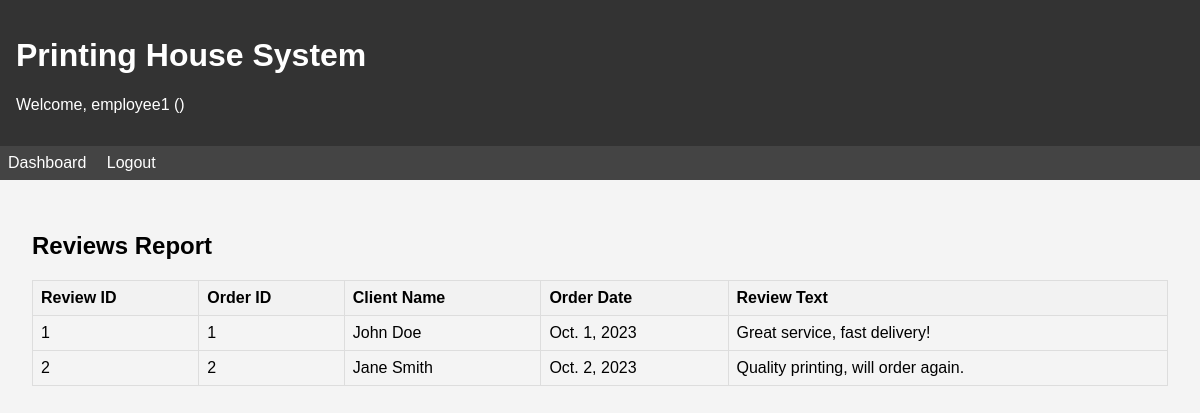
The page /reports/reviews/ (signed in) on the database as committed earlier.
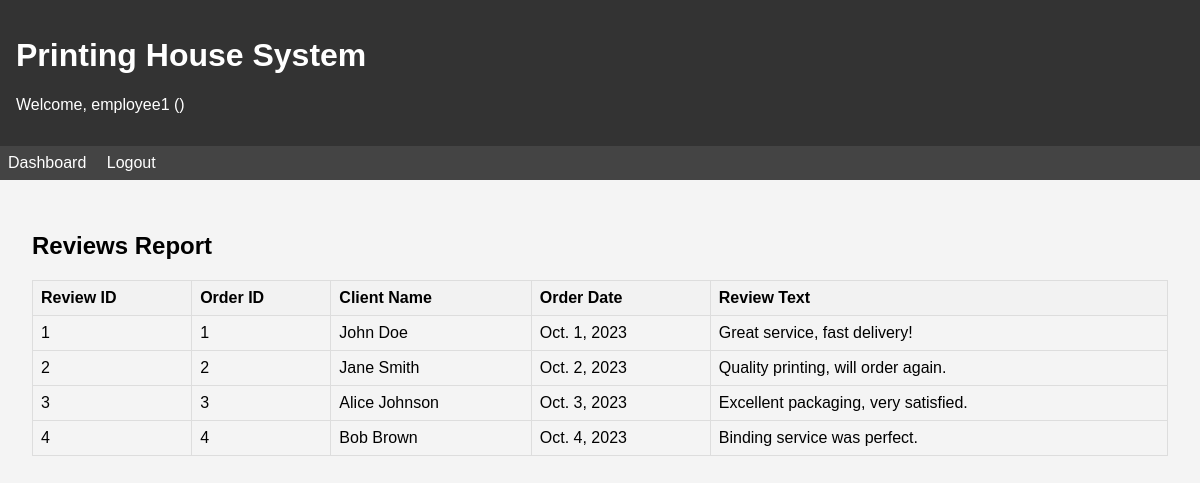
The same page on the database as committed later.
### printing_house_app/models.py (models this page shows, shortened)
class Review(models.Model):
    review_text = models.TextField()
    order = models.OneToOneField(Order, on_delete=models.CASCADE, related_name='review')

class Order(models.Model):
    client_name = models.CharField(max_length=255)
    order_date = models.DateField()
    print_date = models.DateField()
    service_package = models.CharField(max_length=255)
    quantity = models.IntegerField(validators=[MinValueValidator(1)])
    amount = models.DecimalField(max_digits=10, decimal_places=2, validators=[MinValueValidator(0)])
    address = models.TextField()
    client = models.ForeignKey(Contacts, on_delete=models.CASCADE, related_name='orders')
    service = models.ForeignKey(Service, on_delete=models.CASCADE, related_name='orders')
    premises = models.ForeignKey(Premises, on_delete=models.CASCADE, related_name='orders')

### printing_house_app/views.py (the view)
# urls.py: path('reports/reviews/', views.reviews_report, name='reviews_report'),
@login_required
def reviews_report(request):
    if not (has_role(request.user, 'manager') or has_role(request.user, 'owner')):
        messages.error(request, 'Permission denied')
        return redirect('dashboard')
    reviews = Review.objects.select_related('order').all()
    return render(request, 'printing_house_app/reviews_report.html', {'reviews': reviews})

### printing_house_app/views.py (called while the page is built)
def has_role(user, role):
    if user.is_superuser:
        return role in ['owner', 'manager']  # Superuser has owner/manager access
    if role == 'client':
        return hasattr(user, 'contact')
    elif role == 'courier' or role == 'manager':
        if hasattr(user, 'employee'):
            position = user.employee.position.lower()
            if role == 'manager' and 'manager' in position:
                return True
            elif role == 'courier' and 'courier' in position:
                return True
    elif role == 'owner':
        return user.is_superuser
    return False

### printing_house_app/templates/printing_house_app/reviews_report.html (shortened to what this page needs)
{% extends "printing_house_app/base.html" %}
{% block content %}
<h2>Reviews Report</h2>
{% if reviews %}
<table>
    <thead>
        <tr>
            <th>Review ID</th>
            <th>Order ID</th>
            <th>Client Name</th>
            <th>Order Date</th>
            <th>Review Text</th>
        </tr>
    </thead>
    <tbody>
        {% for review in reviews %}
        <tr>
            <td>{{ review.id }}</td>
            <td>{{ review.order.id }}</td>
            <td>{{ review.order.client_name }}</td>
            <td>{{ review.order.order_date }}</td>
            <td>{{ review.review_text }}</td>
        </tr>
        {% endfor %}
    </tbody>
</table>
{% else %}
<p>No reviews found.</p>
{% endif %}
{% endblock %}

Rows that differ between the two databases and show on the page:
added Review: id "3", order.id "3", order.client_name "Alice Johnson", order.order_date "Oct. 3, 2023", review_text "Excellent packaging, very satisfied."
added Review: id "4", order.id "4", order.client_name "Bob Brown", order.order_date "Oct. 4, 2023", review_text "Binding service was perfect."
